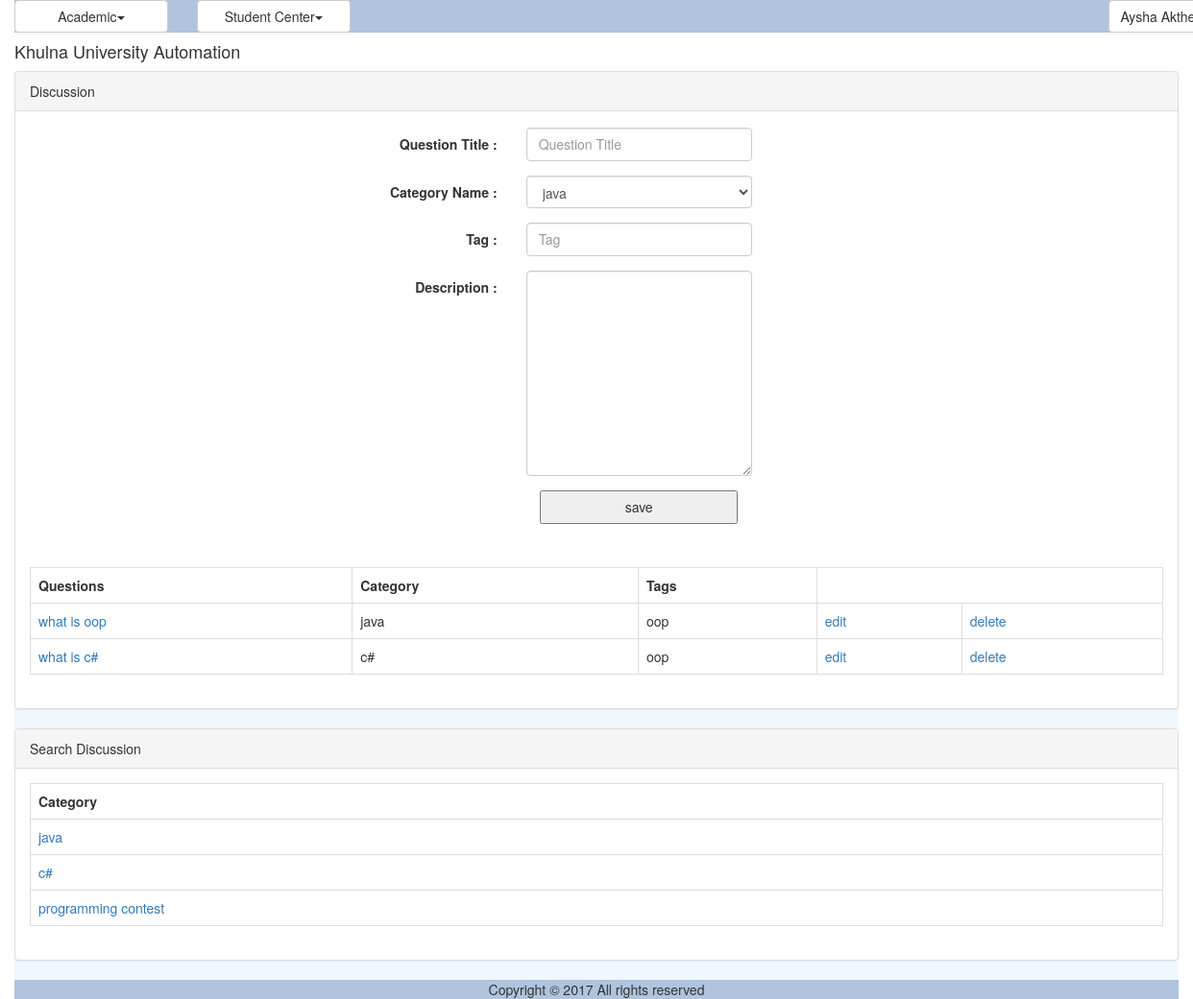
The page /discussion.php (signed in) on the database its author committed.
### tables this page shows
CREATE TABLE `dms_discussion_category` (
  `ID` varchar(40) NOT NULL,
  `Name` varchar(40) NOT NULL
);

CREATE TABLE `dms_discussion` (
  `ID` varchar(40) NOT NULL,
  `Title` varchar(150) NOT NULL,
  `CategoryID` varchar(40) NOT NULL,
  `Description` varchar(300) NOT NULL,
  `Tag` varchar(200) NOT NULL,
  `CreationDate` datetime NOT NULL,
  `CreatorID` varchar(40) NOT NULL
);

### util/class.util.inc (called while the page is built, shortened)
<?php
class ConfigUtil implements I_DBConfig, I_LogConfig, I_LanguageConfig{
	public static $s_instance;
	private $_host;
	private $_username;
	private $_password;
	private $_database;
	public static function getInstance() {
		if(!self::$s_instance) {
			self::$s_instance = new self();
		}
		return self::$s_instance;
	}
	private function readConfig(){
		$this->_ini_array = parse_ini_file(CONFIG.'system.ini');
		$this->_host =	$this->_ini_array['db_host'];
		$this->_username = $this->_ini_array['db_username'];
		$this->_password = $this->_ini_array['db_password'];
		$this->_database = $this->_ini_array['db_database'];
	}
	public function getDBHost(){
		return $this->_host;
	}
	public function getDBUserName(){
		return $this->_username;
	}
	public function getDBPassword(){
		return $this->_password;
	}
	public function getDBName(){
		return $this->_database;
	}
}
class DBUtil implements I_DBUtil {
	private static $s_instance;
	private $_host;
	private $_username;
	private $_password;
	private $_database;
	protected $_connection;
	protected $_result;
	public static function getInstance() {
		if(!self::$s_instance) {
			self::$s_instance = new self();
		}
		return self::$s_instance;
	}
	private function readDBConfig(){
		$_config = ConfigUtil::getInstance();
		$this->_host = $_config->getDBHost();
		$this->_username = $_config->getDBUserName();
		$this->_password = $_config->getDBPassword();
		$this->_database = $_config->getDBName();
	}
	private function setConnection(){
		$this->_connection = new mysqli($this->_host, $this->_username,
			$this->_password, $this->_database);
	}
	public function doQuery($sql) {
		$this->_result = $this->_connection->query($sql) or die(mysqli_error($this->_connection));
		return $this->_result;
	}
	public function getNumRows() {
		$this->_numRows = mysqli_num_rows($this->_result);
		return $this->_numRows;
	}
	public function getAllRows() {
		$rows = array();
		for($x = 0; $x < $this->getNumRows(); $x++) {
			$rows[] = mysqli_fetch_assoc($this->_result);
		}
		return $rows;
	}
	public function getTopRow() {
		return $this->_result->fetch_array();
	}
}
class LogUtil{
	private static $s_instance;
	public static function getInstance(){
		if(!self::$s_instance) {
			self::$s_instance = new self();
		}
		return self::$s_instance;
	}
}
class LangUtil{
	private static $s_instance;
	public static function getInstance() {
		if(!self::$s_instance) {
			self::$s_instance = new self();
		}
		return self::$s_instance;
	}
}
?>

### modules/forum/ui/blade/view.discussion.blade.inc (called while the page is built, shortened)
<?php
include_once UTILITY.'class.util.inc';
include_once MODULES_FORUM.'bao/class.discussionbao.inc';
include_once MODULES_FORUM.'bao/class.discussionCategorybao.inc';
$_DiscussionBAO = new DiscussionBAO();
$_DiscussionCategoryBAO = new DiscussionCategoryBAO();
?>

### modules/forum/bao/class.discussionCategorybao.inc (called while the page is built, shortened)
<?php
include_once UTILITY.'class.util.inc';
include_once MODULES_FORUM.'dao/class.discussionCategorydao.inc';
Class DiscussionCategoryBAO{
	private $_DiscussionCategoryDAO;
	public function __construct(){
		$this->_DiscussionCategoryDAO = new DiscussionCategoryDAO();
	}
	public function getAllDiscussionCategorys(){
		$Result = $this->_DiscussionCategoryDAO->getAllDiscussionCategorys();
		return $Result;
	}
}
?>

### modules/forum/dao/class.discussionCategorydao.inc (called while the page is built, shortened)
<?php
include_once COMMON.'class.common.inc';
include_once COMMON.'class.common.forum.inc';
include_once UTILITY.'class.util.inc';
Class DiscussionCategoryDAO{
	private $_DB;
	public function __construct(){
		$this->_DB = DBUtil::getInstance();
	}
	public function getAllDiscussionCategorys(){
		$DiscussionCategoryList = array();
		$this->_DB->doQuery("SELECT * FROM dms_discussion_category");
		$rows = $this->_DB->getAllRows();
		for($i = 0; $i < sizeof($rows); $i++) {
			$row = $rows[$i];
			$this->_DiscussionCategory = new DiscussionCategory();
		    $this->_DiscussionCategory->setID ( $row['ID']);
		    $this->_DiscussionCategory->setName( $row['Name'] );
		    $DiscussionCategoryList[]=$this->_DiscussionCategory;
		}
		$Result = new Result();
		$Result->setIsSuccess(1);
		$Result->setResultObject($DiscussionCategoryList);
		return $Result;
	}
}
?>

### common/class.common.inc (called while the page is built, shortened)
<?php
class Result{
    private $_IsSuccess=0;
    private $_ResultObject;
    public function setIsSuccess($IsSuccess){
        $this->_IsSuccess = $IsSuccess;
    }
    public function getIsSuccess(){
        return $this->_IsSuccess;
    }
    public function setResultObject($ResultObject){
        $this->_ResultObject = $ResultObject;
    }
    public function getResultObject(){
        return $this->_ResultObject;
    }
}
?>

### common/class.common.forum.inc (called while the page is built, shortened)
<?php
class DiscussionCategory{
    private $_ID;
    private $_name;
    public function setID ( $ID ) {
        $this->_ID = $ID;
    }
    public function getID () {
        return $this->_ID;
    }
    public function setName ($Name){
        $this->_name = $Name;
    }
    public function getName(){
        return $this->_name;
    }
}
class Discussion{
    private $_ID;
    private $_Name;
    private $_Category;
    private $_Tag;
    public function setID ( $ID ) {
        $this->_ID = $ID;
    }
    public function getID () {
        return $this->_ID;
    }
    public function setName ( $Name ) {
        $this->_Name = $Name;
    }
    public function getName () {
        return $this->_Name;
    }
    public function setCategory ( $Category ) {
        $this->_Category = $Category;
    }
    public function getCategory () {
        return $this->_Category;
    }
    public function setTag( $Tag ) {
        $this->_Tag = $Tag;
    }
    public function getTag() {
        return $this->_Tag;
    }
}
?>

### modules/forum/bao/class.discussionbao.inc (called while the page is built, shortened)
<?php
include_once UTILITY.'class.util.inc';
include_once MODULES_FORUM.'dao/class.discussiondao.inc';
Class DiscussionBAO{
	private $_DiscussionDAO;
	public function __construct(){
		$this->_DiscussionDAO = new DiscussionDAO();
	}
	public function getAllDiscussions(){
		$Result = $this->_DiscussionDAO->getAllDiscussions();
		return $Result;
	}
	public function getNameFromCatagoryID($Discussion){
		$Result = $this->_DiscussionDAO->getNameFromCatagoryID($Discussion);
		return $Result;
	}
}
?>

### modules/forum/dao/class.discussiondao.inc (called while the page is built, shortened)
<?php
include_once COMMON.'class.common.inc';
include_once COMMON.'class.common.forum.inc';
include_once UTILITY.'class.util.inc';
include_once 'class.discussionCategorydao.inc';
Class DiscussionDAO{
	private $_DB;
	public function __construct(){
		$this->_DB = DBUtil::getInstance();
	}
	public function getAllDiscussions(){
		$DiscussionList = array();
		$this->_DB->doQuery("SELECT * FROM dms_discussion");
		$rows = $this->_DB->getAllRows();
		for($i = 0; $i < sizeof($rows); $i++) {
			$row = $rows[$i];
			$this->_Discussion = new Discussion();
		    $this->_Discussion->setID ( $row['ID']);
		    $this->_Discussion->setName( $row['Title'] );
		    $this->_Discussion->setCategory( $row['CategoryID'] );
		    $this->_Discussion->setDescription( $row['Description'] );
		    $this->_Discussion->setTag( $row['Tag'] );
		    $this->_Discussion->setCreationDate( $row['CreationDate'] );
		    $this->_Discussion->setCreator( $row['CreatorID'] );
		    $DiscussionList[]=$this->_Discussion;
		}
		$Result = new Result();
		$Result->setIsSuccess(1);
		$Result->setResultObject($DiscussionList);
		return $Result;
	}
	public function getNameFromCatagoryID($CatagoryID){
		$SQL = "SELECT * FROM dms_discussion_category
				WHERE ID='".$CatagoryID."'";
		$SQL = $this->_DB->doQuery($SQL);
		$row = $this->_DB->getTopRow();
		$this->_DiscussionCategory = new DiscussionCategory();
		$this->_DiscussionCategory->setID ( $row['ID']);
		$this->_DiscussionCategory->setName( $row['Name'] );
	 	$Result = new Result();
		$Result->setIsSuccess(1);
		$Result->setResultObject($this->_DiscussionCategory);
		return $Result;
	}
}
?>

### modules/forum/ui/view.discussion.inc (the view)
<?php
include_once 'blade/view.discussion.blade.inc';
include_once COMMON.'class.common.inc';
?>
<div class="panel panel-default">
    <div class="panel-heading">Discussion</div>
    <div class="panel-body">
	<div id="form">
		<form method="post" class="form-horizontal">
			<div class="form-group">
				<label class="control-label col-sm-4" for="txtQuestion">Question Title : </label>
				<div class="col-sm-6">
					<input type="text" class="form-control"  name="txtQuestion" placeholder="Question Title" value="<?php
					if(isset($_GET['edit'])) echo $getROW->getName();  ?>" />
				</div>
			</div>
			<div class="form-group">
				<label class="control-label col-sm-4" for="txtCat">Category Name : </label>
				<div class="col-sm-6">
						    <?php
						    $var = '<select name="txtCat" class="form-control"  id="select-from-cat">';
							$Result = $_DiscussionCategoryBAO->getAllDiscussionCategorys();
							if($Result->getIsSuccess()){
								$DiscussionCategorys = $Result->getResultObject();
						       for ($i=0; $i < sizeof($DiscussionCategorys); $i++) {
						       		$DiscussionCategory = $DiscussionCategorys[$i];
						    		$var = $var. '<option value="'.$DiscussionCategory->getID().'"';
						          	$var = $var.'>'.$DiscussionCategory->getName().'</option>';
								}
								$var = $var.'</select>';
							}
							echo $var;
							?>
				</div>
			</div>
			<div class="form-group">
				<label class="control-label col-sm-4" for="txtTag">Tag : </label>
				<div class="col-sm-6">
					<input type="text" class="form-control"  name="txtTag" placeholder="Tag" value="<?php
					if(isset($_GET['edit'])) echo $getROW->getTag();  ?>" />
				</div>
			</div>
			<div class="form-group">
				<label class="control-label col-sm-4" for="txtDes">Description : </label>
				<div class="col-sm-6">
					<textarea rows="10" cols="40" class="form-control"  name="txtDes" placeholder="Description"
					value="<?php
					if(isset($_GET['edit'])) echo $getROW->getDescription();  ?>" >
					</textarea>
				</div>
			</div>
	        <div class="form-group">
              <div class="col-sm-offset-2 col-sm-10">
						<?php
						if(isset($_GET['edit']))
						{
							?>
							<button type="submit" name="update">update</button>
							<?php
						}
						else
						{
							?>
							<button type="submit" name="save">save</button>
							<?php
						}
						?>
				</div>
			</div>
		</form>
	</div>
	</div>
	<div class="panel-body">
	<table class="table table-bordered">
	<?php
	$Result = $_DiscussionBAO->getAllDiscussions();
	if($Result->getIsSuccess()){
		$DiscussionList = $Result->getResultObject();
	?>
		<tr>
			<th>Questions</th>
			<th>Category</th>
			<th>Tags</th>
		</tr>
		<?php
		for($i = 0; $i < sizeof($DiscussionList); $i++) {
			$Discussion = $DiscussionList[$i];
			?>
		    <tr>
		    <td><a href="discussion_comment.php?view=<?php echo $Discussion->getID(); ?>" onclick="return ; " >
		    <?php echo $Discussion->getName(); ?></a></td>
			    <td><?php $id = $Discussion->getCategory();
			    	$Result2 = $_DiscussionBAO->getNameFromCatagoryID($id);
			    	if ($Result2->getIsSuccess()) {
			    		$DiscussionCategory = $Result2->getResultObject();
			    		echo $DiscussionCategory->getName();
			    	}
			    	 ?></td>
			    <td><?php echo $Discussion->getTag(); ?></td>
			    <td><a href="?edit=<?php echo $Discussion->getID(); ?>" onclick="return confirm('sure to edit !'); " >edit</a></td>
			    <td><a href="?del=<?php echo $Discussion->getID(); ?>" onclick="return confirm('sure to delete !'); " >delete</a></td>
		    </tr>
	    <?php
		}
	}
	else{
		echo $Result->getResultObject();
	}
	?>
	</table>
	</div>
</div>
<div class="panel panel-default">
    <div class="panel-heading">Search Discussion</div>
	<div class="panel-body">
		<table class="table table-bordered">
			<tr>
				<th>Category</th>
			</tr>
			<?php
				$Result = $_DiscussionCategoryBAO->getAllDiscussionCategorys();
				if($Result->getIsSuccess())
				{
					$DiscussionCategorys = $Result->getResultObject();
			        for ($i=0; $i < sizeof($DiscussionCategorys); $i++)
					{
						$DiscussionCategory = $DiscussionCategorys[$i];?>
						<tr><td><a href="discussion_search.php?Category=<?php echo $DiscussionCategory->getID(); ?>" onclick="return; "> <?php echo $DiscussionCategory->getName() ?> </a></td>
						</tr>
					<?php
					}
				}
				?>
		</table>
	</div>
</div>

### resources/css/style.css (style rules this page uses)
#form { width:500px; margin:2px auto; text-align:center; }
#form form input { width:100%; height:35px; }
form button { width:50%; height:35px; }
table,td { border:solid #e9e9e9 1px; }

### rows shown on the page
dms_discussion_category: txtCat "java", Name "java"
dms_discussion: Title "what is oop", dms_discussion_category.Name "java", Tag "oop"
dms_discussion: Title "what is c#", dms_discussion_category.Name "c#", Tag "oop"
dms_discussion_category: Name "c#"
dms_discussion_category: Name "programming contest"

### other values the page prints
$globalMenu[$i]->getTitle() "Academic Student Center"
$CurrentUser->getFullName() "Aysha…"
